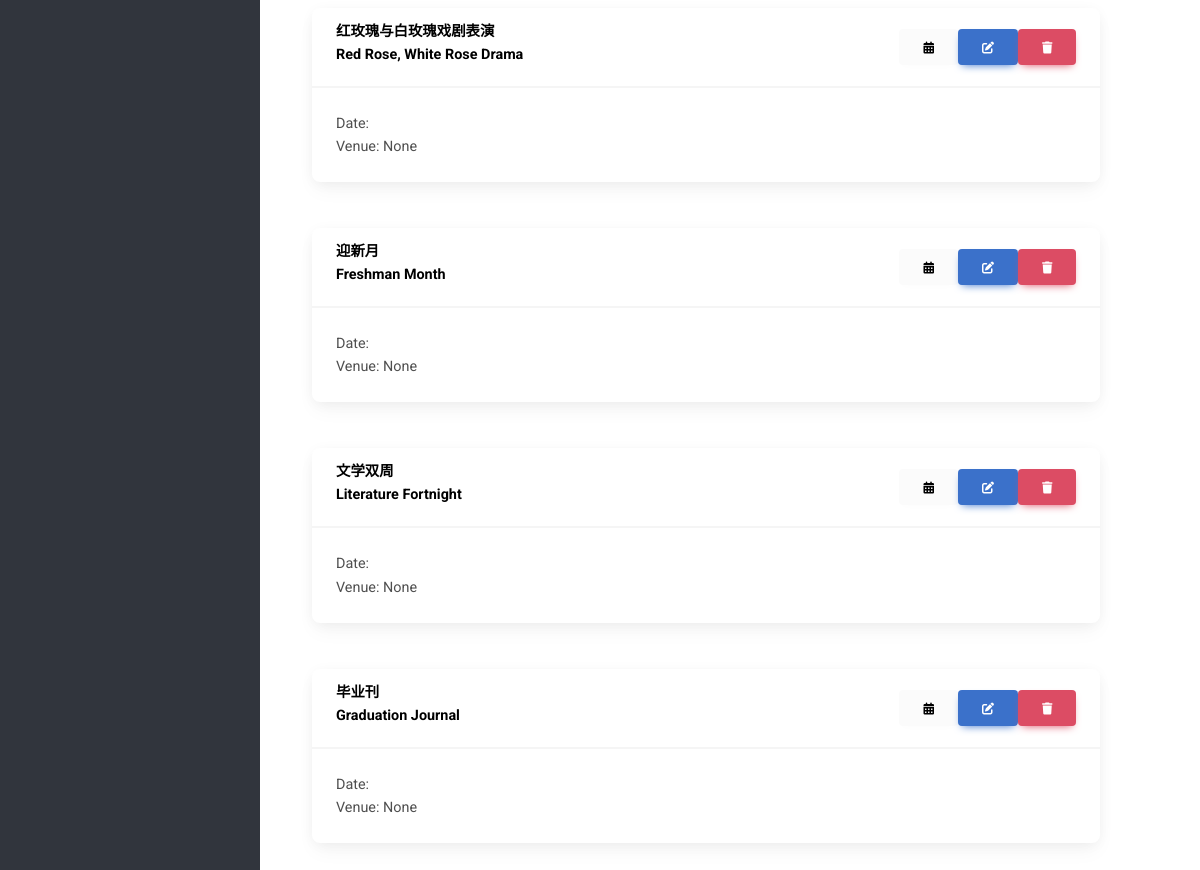
Before: /events (signed in, lower part) with the older database file.
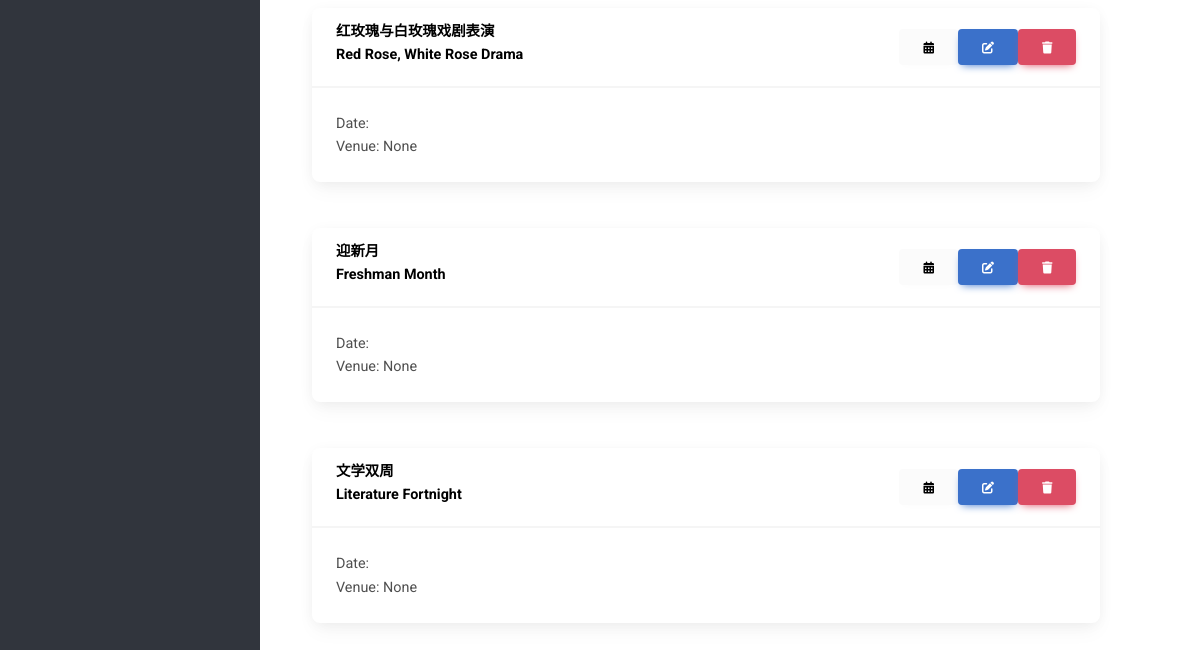
After: the same page with the newer database file.
### events/models.py (models this page shows)
class Events(models.Model):
    c_name = models.CharField(max_length=50, null=True)
    e_name = models.CharField(max_length=50)
    TYPE = (
        (1, 'Seminar/Talk'),
        (2, 'Conference'),
        (3, 'Proposal Defense'),
        (4, 'Candidature Defense'),
        (5, 'Welcome Week/Month'),
        (6, 'Chinese Studies Night'),
        (7, 'Workshop'),
        (8, 'Others'),
    )
    type = models.SmallIntegerField(choices=TYPE, null=True)
    start = models.DateTimeField(null=True)
    end = models.DateTimeField(null=True)
    year = models.IntegerField()
    venue = models.CharField(max_length=100, null=True)
    desc = models.CharField(max_length=200, null=True)
    internal = models.BooleanField()
    speaker = models.CharField(max_length=50, null=True)
    attendance = models.BooleanField(null=True)
    enable_attendance = models.BooleanField(null=True)
    file = models.FileField(upload_to='event_com/', null=True)
    filename = models.CharField(max_length=100, null=True)
    file_by = models.ForeignKey(Student, on_delete=models.SET_NULL, null=True)
    status = models.BooleanField(null=True)
    poster = models.FileField(upload_to='event_poster/', null=True)

### events/views.py (the view, shortened to what this page needs)
# urls.py: path('events', views.eventListView, name="events"),
@login_required
def eventListView (request):
    current_time = datetime.now(malaysia_timezone)
    base_dir = settings.BASE_DIR
    if request.user.role in 'SUPER ADMIN':
        events = Events.objects.filter(internal=1).order_by("-start")
    else:
        events = Events.objects.filter(internal=1, start__gte=current_time.replace(tzinfo=None)).order_by("-start")
    option_obj = Events.type.field.choices
    parts = list()
    if request.user.role in 'STUDENT':
        student = Student.objects.get(user_id=request.user.id)
        for event in events:
            part = Event_Participants.objects.filter(student=student, event=event).first()
            parts.append(part)
    else:
        parts = ''
    event_parts = zip(events,parts)
    context = {
        "events": events,
        "event_parts": event_parts,
        "option_obj": option_obj,
        "page_name": "Events",
        "icon": "fa-solid fa-calendar-days"
    }
    return render (request, "event_list.html", context)

### templates/event_list.html (shortened to what this page needs)
<!DOCTYPE html>
{% extends "sidebar.html" %}
{% block content %}
{% load static %}
<head>
  <div class="container container-fluid">
  {% if request.user.role in 'SUPER ADMIN' %}
    <br>
  {% endif %}
  {% if request.user.role in 'SUPER ADMIN HEAD OF DEPARTMENT LECTURER' %}
    {% for event in events %}
      <div class="card-container">
        <br />
        <div class="card">
          <div class="card-header d-flex justify-content-between align-items-center">
            <a class="card-title" href="{% url 'event-detail' event.id %}" style="vertical-align:middle;">
              <strong>{% if event.c_name %}{{event.c_name}}<br>{% endif %} {{event.e_name}}</strong>
            </a>
            {% if request.user.role in 'SUPER ADMIN' %}
              <form method="POST">
                <div class="button-container d-flex align-items-center">
                  <a href="{% url 'admin-attendance' event.id %}" id="admin-attendance-button" class="btn btn-light">
                    <i class="fas fa-calendar-alt"></i>
                  </a>
                  <button id="edit-button" type="button" class="edit-button btn btn-primary" data-mdb-toggle="modal"
                    data-mdb-target="#edit_modal" data-event-id="{{ event.id }}">
                    <i class="fas fa-edit"></i>
                  </button>
                  <button class="btn btn-danger" type="submit" name="delete_event"
                    onclick="return confirm('Confirm to delete {{event.e_name}}?')">
                    <i class="fas fa-trash"></i>
                  </button>
                </div>
              </form>
            {% endif %}
          </div>
          <div class="card-body">
            Date: {{event.start.date}} <br />
            Venue: {{event.venue}}
          </div>
        </div>
      </div>
      <br>
    {% endfor %}
  {% endif %}
</div>
{% endblock %}

Changed rows visible on the page:
removed Events: c_name "毕业刊", e_name "Graduation Journal", venue "None"
